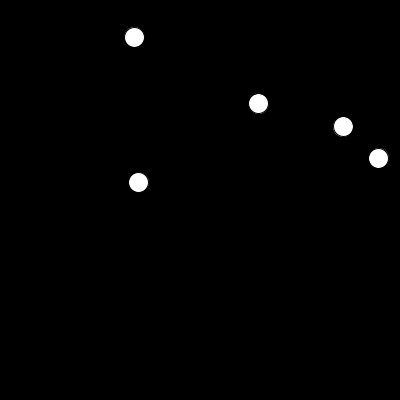
Frame 1 (no input)
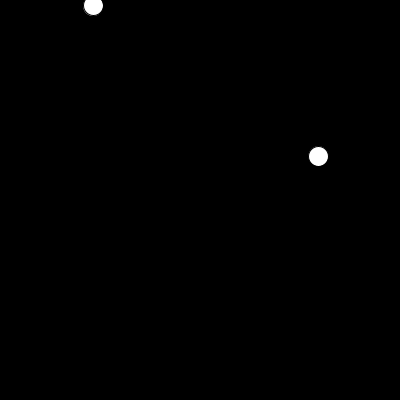
Frame 60 (the mouse pressed at the canvas centre just before this capture)
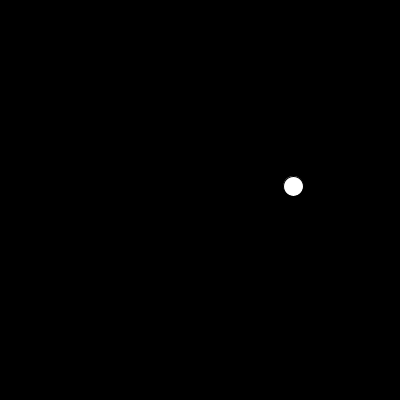
Frame 120 (the mouse held since frame 60 and released just before this capture)

The Processing sketch that drew these frames (run headless with seeded random() and noise(); from frame 60 on, the mouse is pressed at the canvas centre):

// Processing sketch: Ejemplo04Listas
// ── Ejemplo04Listas.pde
private SpawnerEnemigos gestorEnemigos;

public void setup()
{
  size(400,400);
  gestorEnemigos = new SpawnerEnemigos();
}

public void draw()
{
  background(0);
  gestorEnemigos.mostrarEnemigos();
  gestorEnemigos.actualizarEnemigos();
}

// ── Enemigo.pde
class Enemigo
{
  private PVector posicion;
  private PVector velocidad;
  
  public Enemigo(PVector posicion)
  {
    this.posicion = posicion;
    this.velocidad = new PVector(random(-5,5), random(-5,5));
  }
  
  public void mostrar()
  {
    circle(this.posicion.x, this.posicion.y, 20);  
  }
  
  public void actualizar()
  {
    this.posicion.add(this.velocidad);
  }
}

// ── SpawnerEnemigos.pde
class SpawnerEnemigos
{
  private ArrayList<Enemigo> enemigos;
  
  public SpawnerEnemigos()
  {
    enemigos = new ArrayList();
    generarEnemigos();
  }
  
  private void generarEnemigos()
  {
    for(int contador = 1 ; contador <= 5 ; contador++)
    {
      enemigos.add( new Enemigo(new PVector(random(0,width),random(0,height))));
    }
  }
  
  public void mostrarEnemigos()
  {
    for(Enemigo e : enemigos)
    {
      e.mostrar();  
    }
  }
  
  public void actualizarEnemigos()
  {
    for(Enemigo e : enemigos)
    {
      e.actualizar();
    }
  }
}
